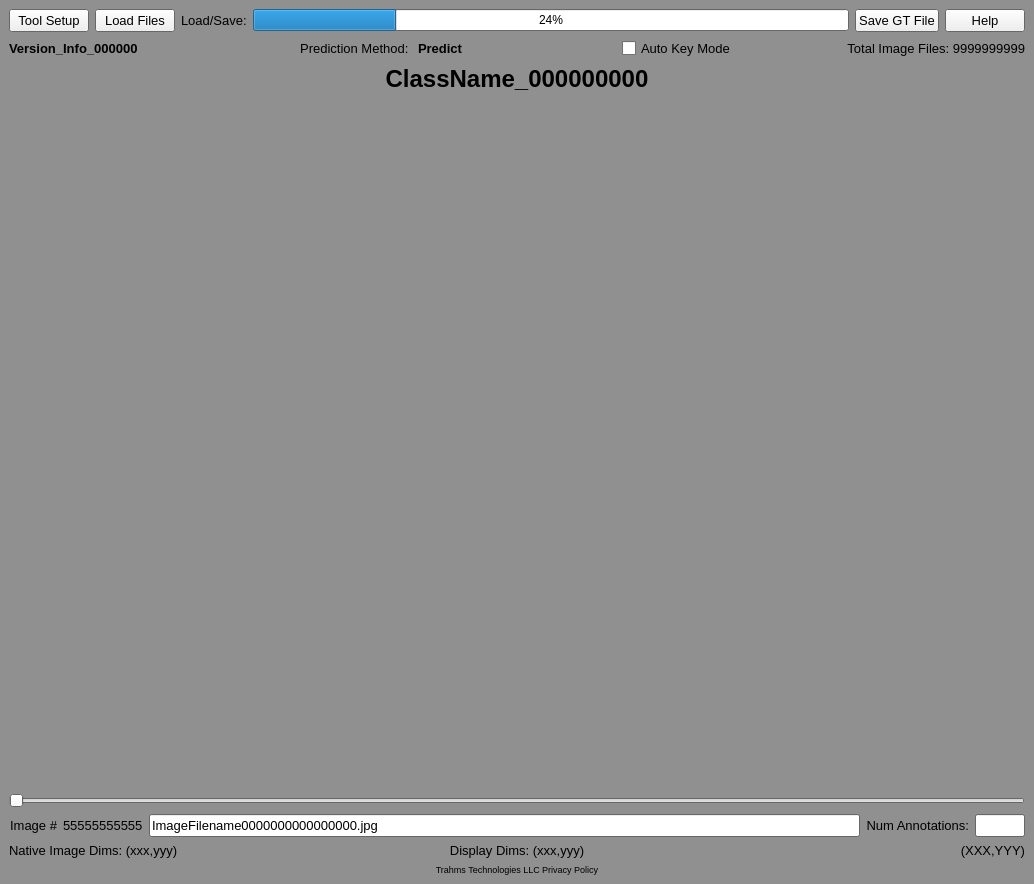
<?xml version="1.0" encoding="UTF-8"?>
<ui version="4.0">
 <class>MainWindow</class>
 <widget class="QMainWindow" name="MainWindow">
  <property name="geometry">
   <rect>
    <x>0</x>
    <y>0</y>
    <width>1034</width>
    <height>884</height>
   </rect>
  </property>
  <property name="sizePolicy">
   <sizepolicy hsizetype="Preferred" vsizetype="Preferred">
    <horstretch>0</horstretch>
    <verstretch>0</verstretch>
   </sizepolicy>
  </property>
  <property name="palette">
   <palette>
    <active>
     <colorrole role="Base">
      <brush brushstyle="SolidPattern">
       <color alpha="255">
        <red>255</red>
        <green>255</green>
        <blue>255</blue>
       </color>
      </brush>
     </colorrole>
     <colorrole role="Window">
      <brush brushstyle="SolidPattern">
       <color alpha="255">
        <red>144</red>
        <green>144</green>
        <blue>144</blue>
       </color>
      </brush>
     </colorrole>
    </active>
    <inactive>
     <colorrole role="Base">
      <brush brushstyle="SolidPattern">
       <color alpha="255">
        <red>255</red>
        <green>255</green>
        <blue>255</blue>
       </color>
      </brush>
     </colorrole>
     <colorrole role="Window">
      <brush brushstyle="SolidPattern">
       <color alpha="255">
        <red>144</red>
        <green>144</green>
        <blue>144</blue>
       </color>
      </brush>
     </colorrole>
    </inactive>
    <disabled>
     <colorrole role="Base">
      <brush brushstyle="SolidPattern">
       <color alpha="255">
        <red>144</red>
        <green>144</green>
        <blue>144</blue>
       </color>
      </brush>
     </colorrole>
     <colorrole role="Window">
      <brush brushstyle="SolidPattern">
       <color alpha="255">
        <red>144</red>
        <green>144</green>
        <blue>144</blue>
       </color>
      </brush>
     </colorrole>
    </disabled>
   </palette>
  </property>
  <property name="mouseTracking">
   <bool>false</bool>
  </property>
  <property name="contextMenuPolicy">
   <enum>Qt::DefaultContextMenu</enum>
  </property>
  <property name="windowTitle">
   <string>DL Annotator</string>
  </property>
  <widget class="QWidget" name="centralwidget">
   <layout class="QVBoxLayout" name="verticalLayout">
    <item>
     <layout class="QHBoxLayout" name="horizontalLayout">
      <item>
       <widget class="QPushButton" name="setup_button">
        <property name="font">
         <font>
          <pointsize>10</pointsize>
          <weight>50</weight>
          <bold>false</bold>
         </font>
        </property>
        <property name="text">
         <string>Tool Setup</string>
        </property>
       </widget>
      </item>
      <item>
       <widget class="QPushButton" name="load_files_button">
        <property name="font">
         <font>
          <pointsize>10</pointsize>
          <weight>50</weight>
          <bold>false</bold>
         </font>
        </property>
        <property name="text">
         <string>Load Files</string>
        </property>
       </widget>
      </item>
      <item>
       <widget class="QLabel" name="label_3">
        <property name="font">
         <font>
          <pointsize>10</pointsize>
         </font>
        </property>
        <property name="text">
         <string>Load/Save:</string>
        </property>
       </widget>
      </item>
      <item>
       <widget class="QProgressBar" name="gt_progressbar">
        <property name="value">
         <number>24</number>
        </property>
       </widget>
      </item>
      <item>
       <widget class="QPushButton" name="gt_file_save">
        <property name="font">
         <font>
          <pointsize>10</pointsize>
          <weight>50</weight>
          <bold>false</bold>
         </font>
        </property>
        <property name="text">
         <string>Save GT File</string>
        </property>
       </widget>
      </item>
      <item>
       <widget class="QPushButton" name="help_button">
        <property name="font">
         <font>
          <pointsize>10</pointsize>
          <weight>50</weight>
          <bold>false</bold>
         </font>
        </property>
        <property name="text">
         <string>Help</string>
        </property>
       </widget>
      </item>
     </layout>
    </item>
    <item>
     <layout class="QHBoxLayout" name="horizontalLayout_2">
      <item>
       <widget class="QLabel" name="label_version_info">
        <property name="font">
         <font>
          <pointsize>10</pointsize>
          <weight>75</weight>
          <bold>true</bold>
         </font>
        </property>
        <property name="text">
         <string>Version_Info_000000</string>
        </property>
        <property name="alignment">
         <set>Qt::AlignLeading|Qt::AlignLeft|Qt::AlignVCenter</set>
        </property>
       </widget>
      </item>
      <item>
       <widget class="QLabel" name="label_8">
        <property name="font">
         <font>
          <pointsize>10</pointsize>
         </font>
        </property>
        <property name="text">
         <string>Prediction Method: </string>
        </property>
        <property name="alignment">
         <set>Qt::AlignRight|Qt::AlignTrailing|Qt::AlignVCenter</set>
        </property>
       </widget>
      </item>
      <item>
       <widget class="QLabel" name="label_prediction_method">
        <property name="font">
         <font>
          <pointsize>10</pointsize>
          <weight>75</weight>
          <bold>true</bold>
         </font>
        </property>
        <property name="text">
         <string>Predict</string>
        </property>
       </widget>
      </item>
      <item>
       <widget class="QCheckBox" name="switch_auto_key_mode">
        <property name="font">
         <font>
          <pointsize>10</pointsize>
         </font>
        </property>
        <property name="text">
         <string>Auto Key Mode</string>
        </property>
       </widget>
      </item>
      <item>
       <widget class="QLabel" name="img_files_max">
        <property name="font">
         <font>
          <pointsize>10</pointsize>
         </font>
        </property>
        <property name="text">
         <string>Total Image Files: 9999999999</string>
        </property>
        <property name="alignment">
         <set>Qt::AlignRight|Qt::AlignTrailing|Qt::AlignVCenter</set>
        </property>
       </widget>
      </item>
     </layout>
    </item>
    <item>
     <layout class="QHBoxLayout" name="horizontalLayout_7">
      <item>
       <widget class="QLabel" name="label_class_name">
        <property name="font">
         <font>
          <pointsize>18</pointsize>
          <weight>75</weight>
          <bold>true</bold>
         </font>
        </property>
        <property name="text">
         <string>ClassName_000000000</string>
        </property>
        <property name="alignment">
         <set>Qt::AlignCenter</set>
        </property>
       </widget>
      </item>
     </layout>
    </item>
    <item>
     <layout class="QHBoxLayout" name="horizontalLayout_3">
      <item>
       <widget class="QLabel" name="image_pane">
        <property name="sizePolicy">
         <sizepolicy hsizetype="Expanding" vsizetype="Expanding">
          <horstretch>0</horstretch>
          <verstretch>0</verstretch>
         </sizepolicy>
        </property>
        <property name="minimumSize">
         <size>
          <width>200</width>
          <height>150</height>
         </size>
        </property>
        <property name="maximumSize">
         <size>
          <width>2400</width>
          <height>1800</height>
         </size>
        </property>
        <property name="cursor">
         <cursorShape>CrossCursor</cursorShape>
        </property>
        <property name="mouseTracking">
         <bool>true</bool>
        </property>
        <property name="tabletTracking">
         <bool>false</bool>
        </property>
        <property name="focusPolicy">
         <enum>Qt::NoFocus</enum>
        </property>
        <property name="autoFillBackground">
         <bool>false</bool>
        </property>
        <property name="text">
         <string/>
        </property>
        <property name="scaledContents">
         <bool>true</bool>
        </property>
       </widget>
      </item>
     </layout>
    </item>
    <item>
     <layout class="QHBoxLayout" name="horizontalLayout_4">
      <item>
       <widget class="QSlider" name="file_slider">
        <property name="orientation">
         <enum>Qt::Horizontal</enum>
        </property>
       </widget>
      </item>
     </layout>
    </item>
    <item>
     <layout class="QHBoxLayout" name="horizontalLayout_5">
      <item>
       <widget class="QLabel" name="label_2">
        <property name="font">
         <font>
          <pointsize>10</pointsize>
         </font>
        </property>
        <property name="text">
         <string>Image #</string>
        </property>
        <property name="alignment">
         <set>Qt::AlignRight|Qt::AlignTrailing|Qt::AlignVCenter</set>
        </property>
       </widget>
      </item>
      <item>
       <widget class="QLabel" name="img_file_num">
        <property name="font">
         <font>
          <pointsize>10</pointsize>
         </font>
        </property>
        <property name="text">
         <string>55555555555</string>
        </property>
       </widget>
      </item>
      <item>
       <widget class="QLineEdit" name="img_file_name">
        <property name="font">
         <font>
          <pointsize>10</pointsize>
         </font>
        </property>
        <property name="contextMenuPolicy">
         <enum>Qt::DefaultContextMenu</enum>
        </property>
        <property name="text">
         <string>ImageFilename0000000000000000.jpg</string>
        </property>
       </widget>
      </item>
      <item>
       <widget class="QLabel" name="label">
        <property name="font">
         <font>
          <pointsize>10</pointsize>
          <weight>50</weight>
          <bold>false</bold>
         </font>
        </property>
        <property name="text">
         <string>Num Annotations:</string>
        </property>
        <property name="alignment">
         <set>Qt::AlignRight|Qt::AlignTrailing|Qt::AlignVCenter</set>
        </property>
       </widget>
      </item>
      <item>
       <widget class="QLineEdit" name="num_annotations">
        <property name="maximumSize">
         <size>
          <width>50</width>
          <height>16777215</height>
         </size>
        </property>
        <property name="font">
         <font>
          <pointsize>10</pointsize>
          <weight>75</weight>
          <bold>true</bold>
         </font>
        </property>
       </widget>
      </item>
     </layout>
    </item>
    <item>
     <layout class="QHBoxLayout" name="horizontalLayout_6">
      <item>
       <widget class="QLabel" name="label_native_img_dims">
        <property name="font">
         <font>
          <pointsize>10</pointsize>
         </font>
        </property>
        <property name="text">
         <string>Native Image Dims: (xxx,yyy)</string>
        </property>
       </widget>
      </item>
      <item>
       <widget class="QLabel" name="label_display_dims">
        <property name="font">
         <font>
          <pointsize>10</pointsize>
         </font>
        </property>
        <property name="text">
         <string>Display Dims: (xxx,yyy)</string>
        </property>
        <property name="alignment">
         <set>Qt::AlignCenter</set>
        </property>
       </widget>
      </item>
      <item>
       <widget class="QLabel" name="label_cursor_pos">
        <property name="font">
         <font>
          <pointsize>10</pointsize>
         </font>
        </property>
        <property name="text">
         <string>(XXX,YYY)</string>
        </property>
        <property name="alignment">
         <set>Qt::AlignRight|Qt::AlignTrailing|Qt::AlignVCenter</set>
        </property>
       </widget>
      </item>
     </layout>
    </item>
    <item>
     <layout class="QHBoxLayout" name="horizontalLayout_8">
      <item>
       <widget class="QLabel" name="label_privacy_policy_url">
        <property name="font">
         <font>
          <pointsize>7</pointsize>
         </font>
        </property>
        <property name="text">
         <string>Trahms Technologies LLC Privacy Policy</string>
        </property>
        <property name="alignment">
         <set>Qt::AlignCenter</set>
        </property>
       </widget>
      </item>
     </layout>
    </item>
   </layout>
  </widget>
 </widget>
 <resources/>
 <connections/>
</ui>
